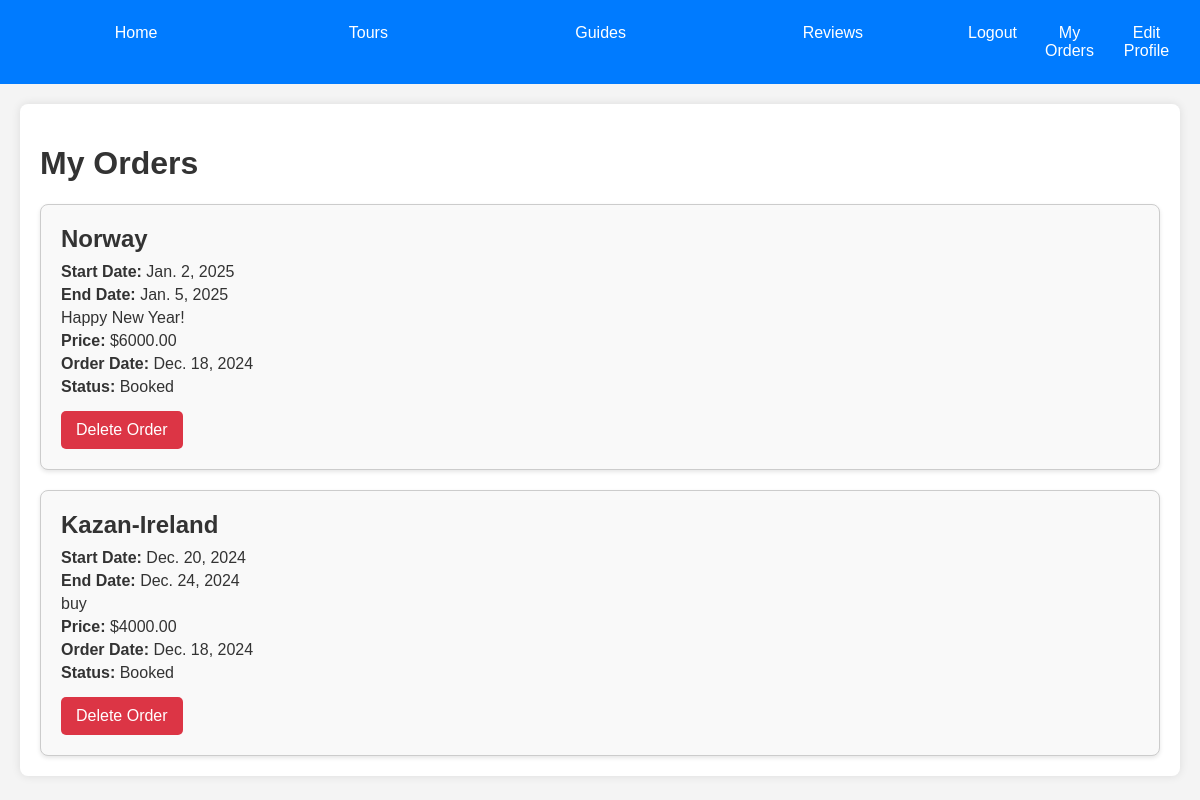
The page /tours/user_orders/ (signed in) on the database its author committed.
### tours/models.py (models this page shows, shortened)
class Order(models.Model):
    user = models.ForeignKey(User, on_delete=models.CASCADE, default=1)  # Убедитесь, что у вас есть пользователь с ID 1
    tour = models.ForeignKey(Tour, on_delete=models.CASCADE)
    date_of_booking = models.DateField(auto_now_add=True)
    status = models.CharField(max_length=50)

class Tour(models.Model):
    name_tour = models.CharField(max_length = 50)
    date_of_start = models.DateField(null = True, blank = True)
    date_of_end = models.DateField(null = True, blank = True)
    description = models.TextField()
    price = models.DecimalField(max_digits=10, decimal_places=2, null=True, blank=True)

### tours/views.py (the view)
# urls.py: path('user_orders/', views.user_orders, name='user_orders'),
@login_required
def user_orders(request):
    orders = Order.objects.filter(user=request.user)
    return render(request, 'users/user_orders.html', {'orders': orders})

### tours/templates/users/user_orders.html (shortened to what this page needs)
{% extends 'base.html' %}
{% block content %}
    <h1>My Orders</h1>
    <div class="order-list">
        {% for order in orders %}
            <div class="order-item">
                <h2>{{ order.tour.name_tour }}</h2>
                <p><strong>Start Date:</strong> {{ order.tour.date_of_start }}</p>
                <p><strong>End Date:</strong> {{ order.tour.date_of_end }}</p>
                <p>{{ order.tour.description }}</p>
                <p><strong>Price:</strong> ${{ order.tour.price }}</p>
                <p><strong>Order Date:</strong> {{ order.date_of_booking }}</p>
                <p><strong>Status:</strong> {{ order.status }}</p>
                <a href="{% url 'delete_order' order.id %}" class="button">Delete Order</a>
            </div>
        {% endfor %}
    </div>
{% endblock %}

### tours/templates/base.html (style rules this page uses)
body { font-family: Arial, sans-serif; margin: 0; padding: 0; background-color: #f4f4f4; color: #333; }
.button { background-color: #007bff; color: white; border: none; padding: 10px 20px; border-radius: 5px; cursor: pointer; transition: background-color 0.3s; }

### tours/templates/users/user_orders.html (style rules this page uses)
.order-list { display: flex; flex-direction: column; gap: 20px; }
.order-item { border: 1px solid #ccc; border-radius: 8px; padding: 20px; background-color: #f9f9f9; box-shadow: 0 2px 4px rgba(0, 0, 0, 0.1); }
.order-item h2 { margin: 0 0 10px; }
.order-item p { margin: 5px 0; }
.button { background-color: #dc3545; color: white; padding: 10px 15px; border: none; border-radius: 5px; text-decoration: none; display: inline-block; margin-top: 10px; cursor: pointer; }

### rows shown on the page
Order: tour.name_tour "Norway", tour.date_of_start "Jan. 2, 2025", tour.date_of_end "Jan. 5, 2025", tour.description "Happy New Year!", tour.price "6000.00", date_of_booking "Dec. 18, 2024", status "Booked"
Order: tour.name_tour "Kazan-Ireland", tour.date_of_start "Dec. 20, 2024", tour.date_of_end "Dec. 24, 2024", tour.description "buy", tour.price "4000.00", date_of_booking "Dec. 18, 2024", status "Booked"
